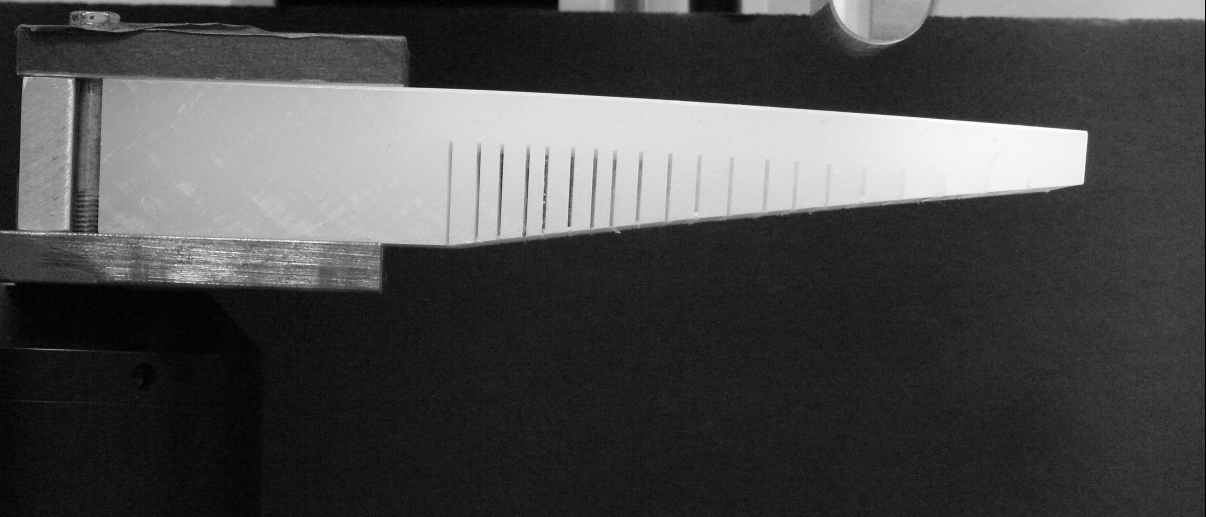
#> input picture Data/WIP/T0.JPG, 3617 x 1550 px, found by its file name (shown at 1/3 size); its folder holds only this picture in this run
$ python troublshooting2.py
#> lines starting #> are read from the running program, lines starting #| are printed output that depends on the picture
import numpy as np
import matplotlib.pyplot as plt
from PIL import Image
from matplotlib import pyplot as plt
import matplotlib
import cv2
from numpy import asarray
import os
import csv
import imutils
import math
from scipy.stats import linregress
import statistics

rnd = 0 # Start Round
file = sorted(os.listdir("Images\\WIP"))  # Get initial Image

while rnd < len(file):  # Setup vectors
    w1 = []
    h1 = []
    w2 = []
    h2 = []
    w3 = []
    h3 = []
    t = 0
    flag = 0

    pic = Image.open("Images\\WIP\\T" + str(rnd) + ".JPG")  # Open image for editing
#> pic is the input picture: PIL image 3617x1550 RGB; min 0, max 255, mean 74.6

    width, height = pic.size
#> width = 3617; height = 1550

    while flag == 0:

        for y in range(125, 500, 1):  # The order of these for loops matters
            for x in range(550, 100, -1):  # Makes it so that it scans top to bottom
                r, g, b = pic.getpixel((x, y))  # Obtains color values for a pixel.
                if r in range(120, 245):  # Compares pixel vs stated color condition

                    r, g, b = pic.getpixel((x - 1, y))
                    if r in range(10, 100):

                        r, g, b = pic.getpixel((x + 1, y))
                        if r in range(120, 245):
                            w1.append(x)
                            h1.append(y)
                            flag = 1
                            break
#> after the loop, flag = 1; h1 = 161 values from 236 to 499; w1 = 161 values, max 309 at index 0, min 266 at index 50, mean 303

    mw = statistics.median(w1)
#> mw = 303

    x = 0                                   # Deletes values far from median of width.
    while x < len(w1):
        if (mw - 20) < w1[x] < (mw + 20):
           x = x + 1
        else:
            del w1[x]
            del h1[x]
            x = x -1
#> this loop made 163 passes
#> x on passes 1 to 12: 1, 2, 3, 4, 5, 6, 7, 8, 9, 10, 11, 12
#> after the loop, x = 159

    G2 = Image.open("Images\\WIP\\T" + str(rnd) + ".JPG")    # Open Image
    #G2P = asarray(G2)

    x = 0

    #while x < len(w1):   # Adds Dots
    #    G2P = cv2.circle(G2P, (w1[x], h1[x]), radius=1, color=(255, 0, 0), thickness=2)
    #    x = x + 1

    # cv2.imwrite("Images\\Corrections\\C" + str(rnd) + ".JPG", G2P)  # Saves Dots

    #pic = Image.open("Images\\Corrections\\C" + str(rnd) + ".JPG")  # Opens Image with Dots


    slope, intercept, r_value, p_value, std_err = linregress(h1, w1)  # Get line values for vertical line.
#> slope = -0.0327; intercept = 315.9; r_value = -0.981; p_value = 3.87e-114; std_err = 0.000514


    ang = math.degrees(math.atan((slope - 0) / (1 + 0 * slope)))   # Angle Calculations
#> ang = -1.88

    Roti = pic.rotate(ang*-1)  # Rotate Picture.
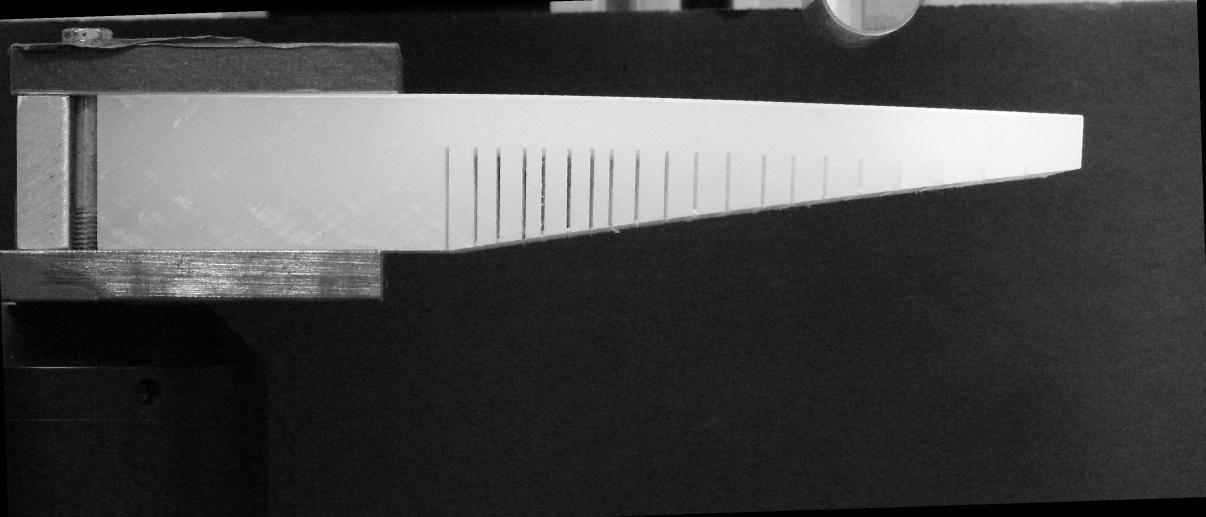
#> Roti: PIL image 3617x1550 RGB (shown at 1/3 size); min 0, max 255, mean 72.6

    Roti.save("Images\\Corrections\\C" + str(rnd) + ".JPG") # Saves rotation.

    pic = Image.open("Images\\Corrections\\C" + str(rnd) + ".JPG") # Reopens saved image.

    for x in range(150, 900, 1):  # Getting Values for Horizontal Line
        for y in range(350, 100, -1):

            r, g, b = pic.getpixel((x, y))
            if r in range(160, 245):

                r, g, b = pic.getpixel((x, y - 4))
                if r in range(10, 155):

                    r, g, b = pic.getpixel((x, y + 4))
                    if r in range(155, 245):
                        w2.append(x)
                        h2.append(y)
                        flag = 1
                        break
#> after the loop, flag = 1; h2 = 565 values, max 350 at index 16, min 119 at index 33, mean 291; w2 = 565 values from 156 to 899


# ----------------------------------------------------------------------------------------------------------------------

 # Reobtaining the horizontal slope
    flag = 0
    while flag == 0:
        for y in range(150, 500, 1):  # The order of these for loops
            for x in range(550, 100, -1):  # Makes it so that it scans top to bottom and shifts right once after.
                r, g, b = pic.getpixel((x, y))
                if r in range(120, 245):  # and g in range(210, 245) and b in range(210, 245):

                    r, g, b = pic.getpixel((x - 1, y))
                    if r in range(10, 100):

                        r, g, b = pic.getpixel((x + 1, y))
                        if r in range(120, 245):
                            w3.append(x)
                            h3.append(y)
                            flag = 1
                            break
#> after the loop, flag = 1; h3 = 114 values from 285 to 498; w3 = 114 values, max 292 at index 0, min 105 at index 1, mean 287.8

    mw = statistics.median(w3)
#> mw = 291

    x = 0

    while x < len(w3):
        if (mw - 20) < w3[x] < (mw + 20):
           x = x + 1
        else:
            del w3[x]
            del h3[x]
            x = x -1
#> this loop made 119 passes
#> after the loop, x = 109

    slope, intercept, r_value, p_value, std_err = linregress(h3, w3)
#> slope = -0.00433; intercept = 293; r_value = -0.47; p_value = 2.6e-07; std_err = 0.000786

    #G2 = Image.open("Images\\Corrections\\C" + str(rnd) + ".JPG")
    #G2P = asarray(G2)

    x = 0

    # [7 lines of commented-out code are left out]


    mh = statistics.median(h2) # Analysis for previous horizontal line
#> mh = 287
    x = 0
    while x < len(h2):
        if (mh - 5) < h2[x] < (mh + 5):
           x = x + 1
        else:
            del w2[x]
            del h2[x]
            x = x - 1
#> this loop made 646 passes
#> x on passes 1 to 12: -1, 0, -1, 0, -1, 0, -1, 0, -1, 0, -1, 0
#> after the loop, x = 484


   # G2 = Image.open("Images\\Corrections\\C" + str(rnd) + ".JPG")
   # G2P = asarray(G2)

    x = 0
    # [5 lines of commented-out code are left out]

    slope2, intercept2, r_value2, p_value2, std_err2 = linregress(h2, w2) # Horizontal line values.
#> slope2 = -98.45; intercept2 = 28855.3; r_value2 = -0.846; p_value2 = 5.04e-134; std_err2 = 2.82

    mx = statistics.median(w3)
#> mx = 291
    my = statistics.median(h2)
#> my = 286


    FILE_NAME = 'volleyball.jpg'
    # Create translation matrix.
    M = np.float32([[1, 0, 100 - mx ], [0, 1, 100 - my]]) # Let's shift by (100, 50).
#> M = [[1, 0, -191], [0, 1, -186]]

    # Read image from disk.
    img = cv2.imread("Images\\Corrections\\C" + str(rnd) + ".JPG")
    (rows, cols) = img.shape[:2]
#> rows = 1550; cols = 3617

    # warpAffine does appropriate shifting given the
    # translation matrix.
    res = cv2.warpAffine(img, M, (cols, rows))
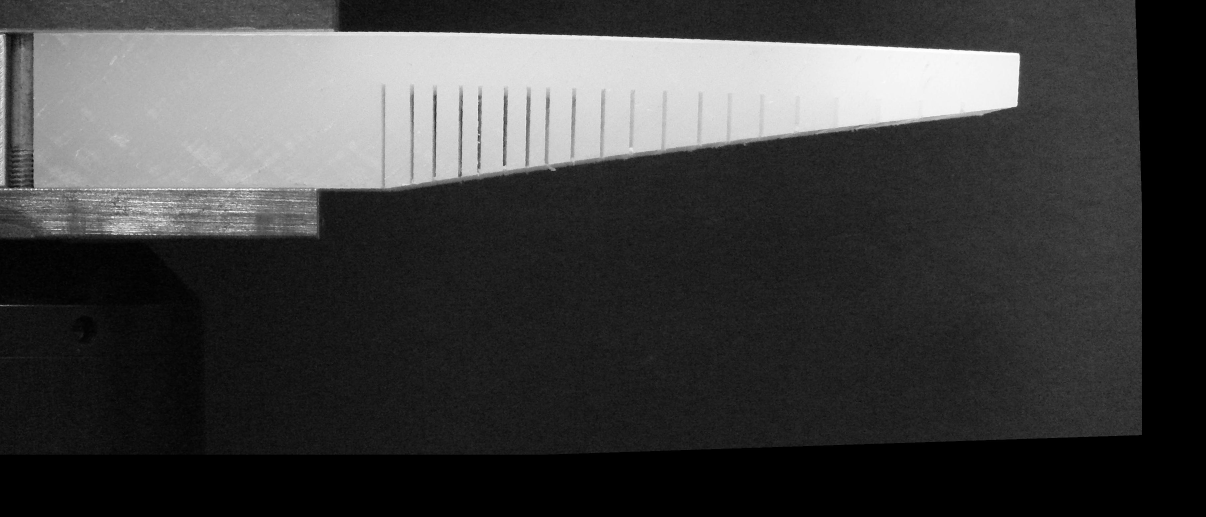
#> res: shape (1550, 3617, 3) (shown at 1/3 size); min 0, max 255, mean 64.2

    # Write image back to disk.
    cv2.imwrite("Images\\Corrections\\C" + str(rnd) + ".JPG", res)

    print(rnd)
    rnd = rnd + 1
